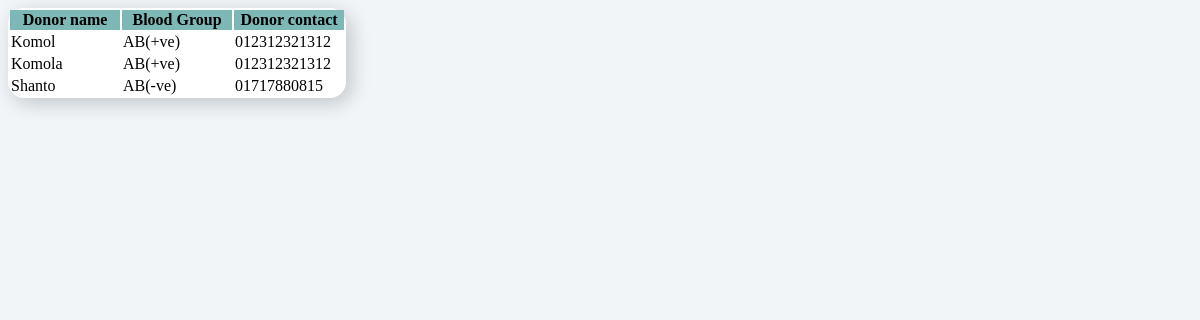
Screenshot of /Project/View/showBlood.php with the database file from the repository.
### tables this page shows
CREATE TABLE `blood` (
  `bid` varchar(50) NOT NULL,
  `dName` varchar(50) NOT NULL,
  `bGroup` varchar(50) NOT NULL,
  `dcontact` varchar(50) NOT NULL,
  `daddress` varchar(50) NOT NULL,
  `demail` varchar(50) NOT NULL,
  `dgender` varchar(50) NOT NULL,
  `id` int(11) NOT NULL
);

### Project/Controller/Database.php (called while the page is built, shortened)
<?php
class Database
{
	private $servername = "localhost";
	private $username = "root";
	private $password = "";
	private $db = "HMS";
	public function getConnection()
	{
		$con = new mysqli($this->servername, $this->username, $this->password, $this->db);
		return $con;
	}
}
?>

### Project/Controller/UserDataHandler.php (called while the page is built, shortened)
<?php
include 'Database.php';
class UserDataHandler
{
	private $conn;
	function __construct()
	{
		$this->db = new Database;
		$this->conn = $this->db->getConnection();
	}
	public function load($query)
	{
		$result = $this->conn->query($query);
		if($result->num_rows>0)
		{
			return $result;
		}
		else
		{
			return null;
		}
	}
}
?>

### Project/View/showBlood.php (the view, shortened to what this page needs)
<!DOCTYPE html>
<html>
<head>
<link rel="stylesheet" type="text/css" href="../CSS/Common.css">
</head>
<body>
<?php
	include "../controller/UserDataHandler.php";
	$dataHandler = new UserDataHandler;
    $query = "SELECT dname,bGroup,dcontact FROM blood";
    echo '<table class="card">
	<thead>
	<tr class="header">
		<th style="width:30%;">Donor name</th>
		<th style="width:30%;">Blood Group</th>
		<th style="width:30%;">Donor contact</th>
	</tr>
	</thead>';
    $data = $dataHandler->load($query);
    if($data==null)
    {
      echo "No data found!";
    }
    else
    {
      while ($row = $data->fetch_assoc()) {
        echo '<tr>
          <td>'.$row["dname"].'</td>
          <td>'.$row["bGroup"].'</td>
          <td>'.$row["dcontact"].'</td>
        </tr>';
      }
    }
	echo '</table>';
	?>
</body>
</html>

### Project/CSS/Common.css (style rules this page uses)
body { background-color: #f1f5f8; }
.card { background-color: #fff; border-radius: 1rem; box-shadow: 5px 5px 20px rgba(0,0,0,0.2); }
.header { background-color: #7db8b6 !important; border-radius: 10px; }

### rows the page displays
blood: dName "Komol", bGroup "AB(+ve)", dcontact "012312321312"
blood: dName "Komola", bGroup "AB(+ve)", dcontact "012312321312"
blood: dName "Shanto", bGroup "AB(-ve)", dcontact "01717880815"
